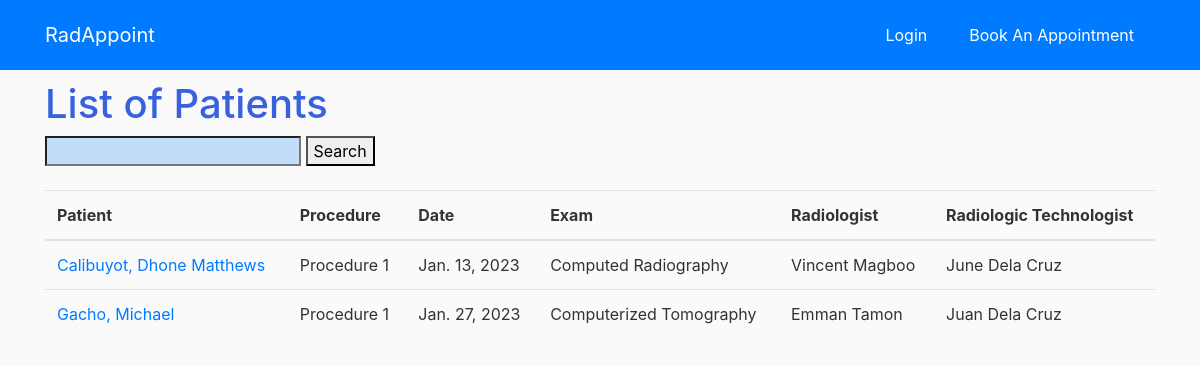
The page / on the database its author committed.
### blog/models.py (models this page shows, shortened)
class Post(models.Model):
    last_name = models.CharField('Last Name', max_length=100, blank= True, null = True)
    first_name = models.CharField('First Name', max_length=100, blank= True, null = True)
    middle_name = models.CharField('Middle Name', max_length=100, blank= True, null = True)
    sex_choices = (
        ('Male', 'Male'),
        ('Female', 'Female'),
    )
    sex = models.CharField('Sex', max_length=100, choices = sex_choices, blank= True, null = True)
    date_of_birth = models.DateField('Date of Birth', auto_now_add = False, auto_now = False, blank = True, null = True)
    email_address = models.EmailField ('Email Address', blank= True, null = True)
    contact_number = models.CharField('Contact Number', blank= True, null = True, max_length=12)
    requesting_physician = models.CharField('Requesting Physician', max_length=100, blank= True, null = True)
    site_choices = (
        ('Hospital A', 'Hospital A'),
        ('Hospital B', 'Hospital B'),
        ('Hospital C', 'Hospital C'),
    )
    hospital_site = models.CharField('Select site', max_length=100, choices = site_choices, blank= True, null = True)
    preferred_date = models.DateField('Preferred Date', auto_now_add = False, auto_now = False, blank = True, null = True)
    exam_type_choices = (
        ('Computed Radiography', 'Computed Radiography'),
        ('Ultrasound', 'Ultrasound'),
        ('Magnetic Resonance Imaging', 'Magnetic Resonance Imaging'),
        ('Computerized Tomography', 'Computerized Tomography'),
    )
    exam_type = models.CharField('Examination Type', max_length=100, blank= True, null = True, choices = exam_type_choices)
    procedure_choices = (
        ('Procedure 1', 'Procedure 1'),
        ('Procedure 2', 'Procedure 2'),
    )
    procedure = models.CharField('Procedure', max_length=100, choices = procedure_choices, blank= True, null = True)
    doctors_request = models.TextField('Link of doctors request', default = '', blank= True, null = True)
    radiologist_name = models.CharField('Radiologist', max_length=100, blank= True, null = True)
    radtech_name = models.CharField('Radiologic Technologist', max_length=100, blank= True, null = True)
    status_choices = (
        ('Booked', 'Booked'),
        ('Confirmed', 'Confirmed'),
        ('Served', 'Served'),
    )
    status = models.CharField('Status', default='Booked', max_length=100, choices = status_choices, blank= True, null = True)

### blog/views.py (the view, shortened to what this page needs)
# urls.py: path('', PostListView.as_view(), name='blog-home'),
class PostListView(ListView):
    model = Post
    template_name = 'blog/home.html'
    context_object_name = 'posts'
    def get_queryset(self):
        queryset = super().get_queryset()
        search_term = self.request.GET.get('search', '')
        return queryset

### blog/templates/blog/home.html
{% extends "blog/base.html" %}
{% block content %}
    <h1>List of Patients</h1>
        <div>
            <form action="" method="get">
                <input type="text" name="search" value="{{ request.GET.search }}">
                <button type="submit">Search</button>
            </form>
            <br>
            <table class="table">
                <thead>
                    <tr>
                        <th>Patient</th>
                        <th>Procedure</th>
                        <th>Date</th>
                        <th>Exam</th>
                        <th>Radiologist</th>
                        <th>Radiologic Technologist</th>
                    </tr>
                </thead>
            {% for obj in posts %}
            <tr>
                <td> <a href="{% url 'post-detail' obj.id %}">{{obj.last_name}}, {{obj.first_name}}</a></td>
                <td>{{obj.procedure}}</td>
                <td>{{obj.preferred_date}}</td>
                <td>{{obj.exam_type}}</td>
                <td>{{obj.radiologist_name}}</td>
                <td>{{obj.radtech_name}}</td>
            </tr>
            {% endfor %}
        </table>
        </div>
{% endblock content %}

### blog/templates/blog/base.html (shortened to what this page needs)
{% load static %}
<!DOCTYPE html>
<html>
<head>
    <link rel="stylesheet" href="https://maxcdn.bootstrapcdn.com/bootstrap/4.0.0/css/bootstrap.min.css">
    <link rel="stylesheet" type="text/css" href="{% static 'blog/main.css' %}">
</head>
<body>
    <header class="site-header">
      <nav class="navbar navbar-expand-md navbar-dark bg-primary fixed-top">
        <div class="container">
          <a class="navbar-brand mr-4" href="{% url 'blog-home' %}">RadAppoint</a>
          <div class="collapse navbar-collapse" id="navbarToggle">
            <div class="navbar-nav">
              {% if user.is_authenticated %}
                <a class="nav-item nav-link" href="{% url 'logout' %}"><button type="button" class="btn btn-primary">Logout</button></a>
              {% else %}
                <a class="nav-item nav-link" href="{% url 'login' %}"><button type="button" class="btn btn-primary">Login</button></a>
              {% endif %}
              <a class="nav-item nav-link" href="{% url 'post-create' %}">
                <button type="button" class="btn btn-primary">Book An Appointment</button>
              </a>
            </div>
          </div>
        </div>
      </nav>
    </header>
    <main role="main" class="container">
      <div class="row">
        <div class="col-md-12">
          {% block content %}{% endblock %}
        </div>
      </div>
    </main>
</body>
</html>

### blog/static/blog/main.css (style rules this page uses)
body { background: #fafafa; color: #333333; margin-top: 5rem; }
h1, h2, h3, h4, h5, h6 { color: #3861de; font-style: bold; }
.site-header .navbar-nav .nav-link { color: #cbd5db; }
input[type], .site { background-color: #c2dcfa; }

### rows shown on the page
Post: last_name "Calibuyot", first_name "Dhone Matthews", procedure "Procedure 1", preferred_date "Jan. 13, 2023", exam_type "Computed Radiography", radiologist_name "Vincent Magboo", radtech_name "June Dela Cruz"
Post: last_name "Gacho", first_name "Michael", procedure "Procedure 1", preferred_date "Jan. 27, 2023", exam_type "Computerized Tomography", radiologist_name "Emman Tamon", radtech_name "Juan Dela Cruz"
